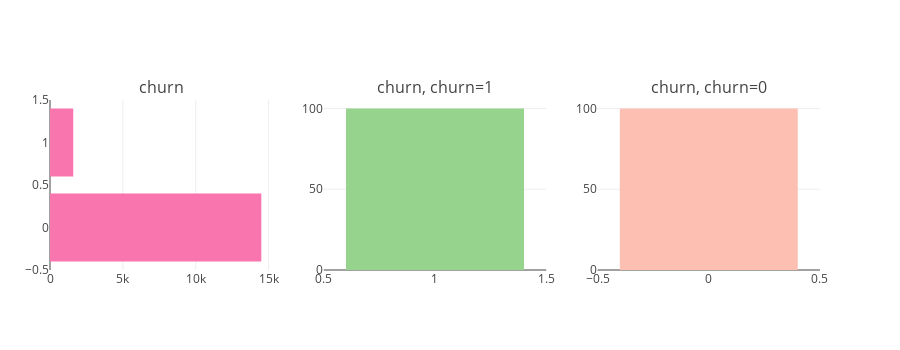

The notebook cell saved with this chart:
### Code cell
tr0 = bar_hor(train, "churn", "Distribution of churn Variable" ,"#f975ae", w=700, lm=100, return_trace= True)
tr1, tr2 = gp('churn', 'Distribution of churn with churn')

fig = tools.make_subplots(rows=1, cols=3, print_grid=False, subplot_titles = ["churn" , "churn, churn=1" ,"churn, churn=0"])
fig.append_trace(tr0, 1, 1);
fig.append_trace(tr1, 1, 2);
fig.append_trace(tr2, 1, 3);
fig['layout'].update(height=350, showlegend=False, margin=dict(l=50));
iplot(fig);

### Figure 1 — Plotly figure (JSON) as saved in the notebook; plotly's stock layout.template omitted (floating-point values rounded to 4 significant figures)
{"data": [{"marker": {"color": "#f975ae"}, "orientation": "h", "type": "bar", "x": [1595, 14501], "xaxis": "x1", "y": [1, 0], "yaxis": "y1"}, {"marker": {"color": "#96D38C"}, "name": "churn : 1", "type": "bar", "x": [1], "xaxis": "x2", "y": [100], "yaxis": "y2"}, {"marker": {"color": "#FEBFB3"}, "name": "churn : 0", "type": "bar", "x": [0], "xaxis": "x3", "y": [100], "yaxis": "y3"}], "layout": {"annotations": [{"font": {"size": 16}, "showarrow": false, "text": "churn", "x": 0.1444, "xanchor": "center", "xref": "paper", "y": 1, "yanchor": "bottom", "yref": "paper"}, {"font": {"size": 16}, "showarrow": false, "text": "churn, churn=1", "x": 0.5, "xanchor": "center", "xref": "paper", "y": 1, "yanchor": "bottom", "yref": "paper"}, {"font": {"size": 16}, "showarrow": false, "text": "churn, churn=0", "x": 0.8556, "xanchor": "center", "xref": "paper", "y": 1, "yanchor": "bottom", "yref": "paper"}], "height": 350, "margin": {"l": 50}, "showlegend": false, "xaxis1": {"anchor": "y1", "domain": [0, 0.2889]}, "xaxis2": {"anchor": "y2", "domain": [0.3556, 0.6444]}, "xaxis3": {"anchor": "y3", "domain": [0.7111, 1]}, "yaxis1": {"anchor": "x1", "domain": [0, 1]}, "yaxis2": {"anchor": "x2", "domain": [0, 1]}, "yaxis3": {"anchor": "x3", "domain": [0, 1]}}}
